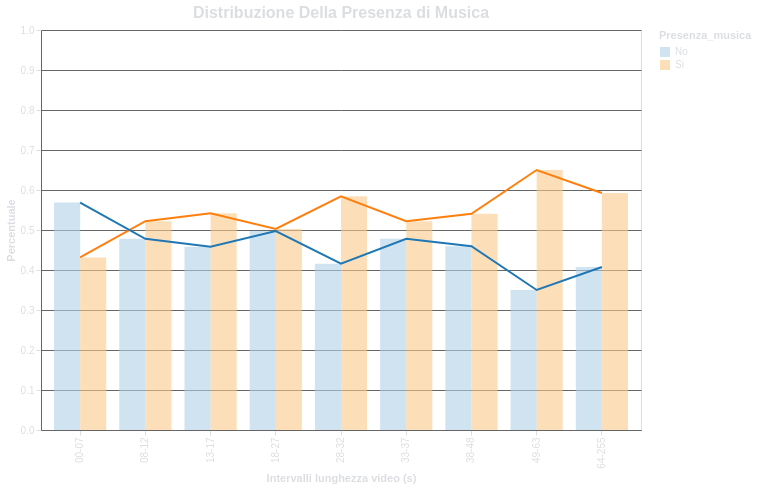

Express this chart as Vega-Lite.
### Vega-Lite specification from a JSON file in a GitHub repository (floating-point values rounded to 4 significant figures)
{"$schema": "https://vega.github.io/schema/vega-lite/v5.17.0.json", "config": {"axis": {"domainColor": "#666666", "gridColor": "#666666", "labelColor": "#DBDEE1", "tickColor": "#DBDEE1", "titleColor": "#DBDEE1"}, "background": "transparent", "legend": {"labelColor": "#DBDEE1", "titleColor": "#DBDEE1"}, "title": {"color": "#DBDEE1", "fontSize": 16}}, "datasets": {"data-9f260ba2ba9ca59601691fbf62751cdd": [{"Durata Intervallo": "00-07", "Percentuale": 0.4314, "Presenza_musica": "Si"}, {"Durata Intervallo": "08-12", "Percentuale": 0.522, "Presenza_musica": "Si"}, {"Durata Intervallo": "13-17", "Percentuale": 0.542, "Presenza_musica": "Si"}, {"Durata Intervallo": "18-27", "Percentuale": 0.5027, "Presenza_musica": "Si"}, {"Durata Intervallo": "28-32", "Percentuale": 0.5843, "Presenza_musica": "Si"}, {"Durata Intervallo": "33-37", "Percentuale": 0.5219, "Presenza_musica": "Si"}, {"Durata Intervallo": "38-48", "Percentuale": 0.5404, "Presenza_musica": "Si"}, {"Durata Intervallo": "49-63", "Percentuale": 0.65, "Presenza_musica": "Si"}, {"Durata Intervallo": "64-255", "Percentuale": 0.5926, "Presenza_musica": "Si"}], "data-a01dfcbaaa81fbad60566a96d79c62e9": [{"Durata Intervallo": "00-07", "Percentuale": 0.5686, "Presenza_musica": "No"}, {"Durata Intervallo": "08-12", "Percentuale": 0.478, "Presenza_musica": "No"}, {"Durata Intervallo": "13-17", "Percentuale": 0.458, "Presenza_musica": "No"}, {"Durata Intervallo": "18-27", "Percentuale": 0.4973, "Presenza_musica": "No"}, {"Durata Intervallo": "28-32", "Percentuale": 0.4157, "Presenza_musica": "No"}, {"Durata Intervallo": "33-37", "Percentuale": 0.4781, "Presenza_musica": "No"}, {"Durata Intervallo": "38-48", "Percentuale": 0.4596, "Presenza_musica": "No"}, {"Durata Intervallo": "49-63", "Percentuale": 0.35, "Presenza_musica": "No"}, {"Durata Intervallo": "64-255", "Percentuale": 0.4074, "Presenza_musica": "No"}], "data-acf282d54d1ed83acbfc459a1733247d": [{"Durata Intervallo": "00-07", "Percentuale": 0.5686, "Presenza_musica": "No"}, {"Durata Intervallo": "08-12", "Percentuale": 0.478, "Presenza_musica": "No"}, {"Durata Intervallo": "13-17", "Percentuale": 0.458, "Presenza_musica": "No"}, {"Durata Intervallo": "18-27", "Percentuale": 0.4973, "Presenza_musica": "No"}, {"Durata Intervallo": "28-32", "Percentuale": 0.4157, "Presenza_musica": "No"}, {"Durata Intervallo": "33-37", "Percentuale": 0.4781, "Presenza_musica": "No"}, {"Durata Intervallo": "38-48", "Percentuale": 0.4596, "Presenza_musica": "No"}, {"Durata Intervallo": "49-63", "Percentuale": 0.35, "Presenza_musica": "No"}, {"Durata Intervallo": "64-255", "Percentuale": 0.4074, "Presenza_musica": "No"}, {"Durata Intervallo": "00-07", "Percentuale": 0.4314, "Presenza_musica": "Si"}, {"Durata Intervallo": "08-12", "Percentuale": 0.522, "Presenza_musica": "Si"}, {"Durata Intervallo": "13-17", "Percentuale": 0.542, "Presenza_musica": "Si"}, {"Durata Intervallo": "18-27", "Percentuale": 0.5027, "Presenza_musica": "Si"}, {"Durata Intervallo": "28-32", "Percentuale": 0.5843, "Presenza_musica": "Si"}, {"Durata Intervallo": "33-37", "Percentuale": 0.5219, "Presenza_musica": "Si"}, {"Durata Intervallo": "38-48", "Percentuale": 0.5404, "Presenza_musica": "Si"}, {"Durata Intervallo": "49-63", "Percentuale": 0.65, "Presenza_musica": "Si"}, {"Durata Intervallo": "64-255", "Percentuale": 0.5926, "Presenza_musica": "Si"}]}, "height": 400, "layer": [{"data": {"name": "data-acf282d54d1ed83acbfc459a1733247d"}, "encoding": {"color": {"field": "Presenza_musica", "scale": {"scheme": "blueorange"}, "type": "nominal"}, "tooltip": [{"field": "Durata Intervallo", "type": "nominal"}, {"field": "Presenza_musica", "type": "nominal"}, {"field": "Percentuale", "format": ".2f", "type": "quantitative"}], "x": {"field": "Durata Intervallo", "title": "Intervalli lunghezza video (s)", "type": "nominal"}, "xOffset": {"field": "Presenza_musica", "type": "nominal"}, "y": {"field": "Percentuale", "scale": {"domain": [0, 1]}, "title": "Percentuale", "type": "quantitative"}}, "mark": {"opacity": 0.6, "type": "bar"}, "title": "Distribuzione Della Presenza di Musica"}, {"data": {"name": "data-9f260ba2ba9ca59601691fbf62751cdd"}, "encoding": {"x": {"field": "Durata Intervallo", "type": "nominal"}, "y": {"field": "Percentuale", "type": "quantitative"}}, "mark": {"color": "#ff7f0e", "type": "line"}}, {"data": {"name": "data-a01dfcbaaa81fbad60566a96d79c62e9"}, "encoding": {"x": {"field": "Durata Intervallo", "type": "nominal"}, "y": {"field": "Percentuale", "type": "quantitative"}}, "mark": {"color": "#1f77b4", "type": "line"}}], "resolve": {"scale": {"y": "shared"}}, "width": 600}
